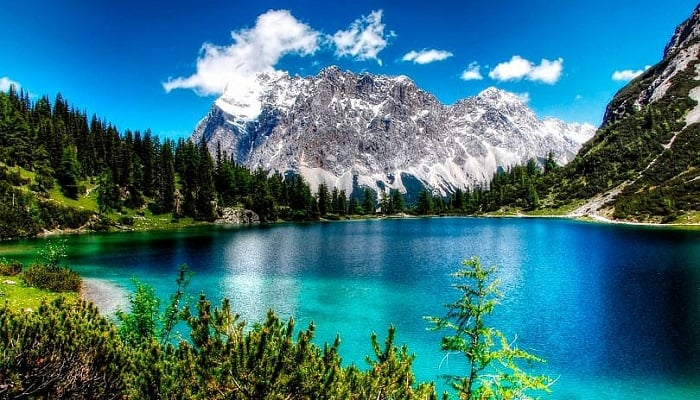
#> input picture computer-vision/course/data/image.jpg, 700 x 400 px
$ jupyter execute 3_sobel_canny_edge_detection.ipynb
#> lines starting #> are read from the running program, lines starting #| are printed output that depends on the picture
# 3. Sobel and Canny Edge Detection

## Table of Contents
1. [Libraries](#libraries)
2. [Sobel Edge Detection](#sobel)
3. [Canny Edge Detection](#canny)

## Importing Libraries <a class="anchor" id="libraries" ></a>

[cell 1]
import cv2
import skimage
import numpy as np
from scipy import ndimage
from skimage import exposure
from PIL import Image, ImageOps
import matplotlib.pyplot as plt
import matplotlib.image as mpimg
from scipy.ndimage.filters import convolve
from scipy.ndimage.filters import gaussian_filter as gauss
from scipy.ndimage.filters import median_filter as med

## Sobel Edge Detection <a class="anchor" id="sobel" ></a>

As a first step in extracting features, you will apply the Sobel edge detection algorithm. This finds regions of the image with large gradient values in multiple directions. Regions with high omnidirectional gradient are likely to be edges or transitions in the pixel values.

The code in the cell below applies the Sobel algorithm to the median filtered image, using these steps:

1. Convert the color image to grayscale for the gradient calculation since it is two dimensional.
2. Compute the gradient in the x and y (horizontal and vertical) directions.
3. Compute the magnitude of the gradient.
4. Normalize the gradient values.

[cell 2]
def edge_sobel(image):
    from scipy import ndimage
    import skimage.color as sc
    import numpy as np
    image = sc.rgb2gray(image) # Convert color image to gray scale
    dx = ndimage.sobel(image, 1)  # horizontal derivative
    dy = ndimage.sobel(image, 0)  # vertical derivative
    mag = np.hypot(dx, dy)  # magnitude
    mag *= 255.0 / np.amax(mag)  # normalize (Q&D)
    mag = mag.astype(np.uint8)
    return mag

[cell 3]
original_image = np.load('data/img.npy')
#> (reads computer-vision/course/data/img.npy from the repository)

img = skimage.util.random_noise(original_image)
plt.imshow(img)

[cell 4]
img_med = med(img, size=2)
img_edge = edge_sobel(img_med)
plt.imshow(img_edge, cmap="gray")

Now let's try with the more blurred gaussian filtered image.

[cell 5]
img_gauss = gauss(img, sigma=1)
plt.imshow(img_gauss)
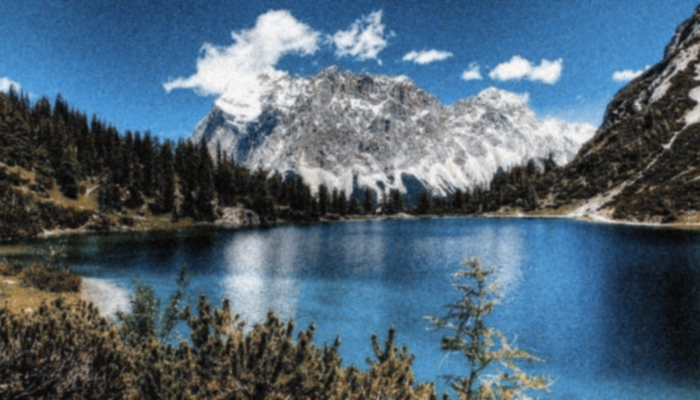
#> shown: shape (400, 700, 3) float64; mean R, G, B 0.315, 0.397, 0.461

[cell 6]
img_edge = edge_sobel(img_gauss)
plt.imshow(img_edge, cmap="gray")
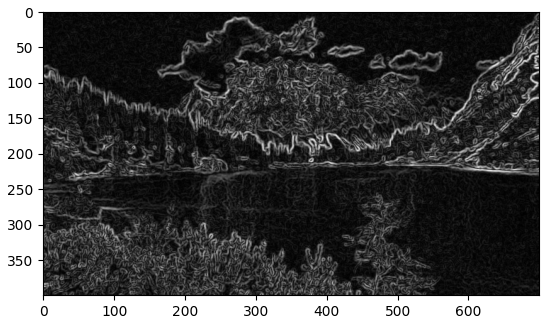
#> figure drawn by matplotlib, 1 panel

## Canny Edge Detection <a class="anchor" id="canny" ></a>

Steps:
1. Noise Reduction
2. Gradient Calculation
3. Non-maximum Supression
4. Double Threshold
5. Edge Tracking by Hysteresis

**Pre-requisite:** Convert the image to grayscale before algorithm.

[cell 7]
img = cv2.imread('data/image.jpg')
#> img is the input picture: shape (400, 700, 3); mean B, G, R 124.3, 112.9, 56.6

img_color = cv2.cvtColor(img, cv2.COLOR_BGR2RGB)
img_gray = cv2.cvtColor(img, cv2.COLOR_BGR2GRAY)
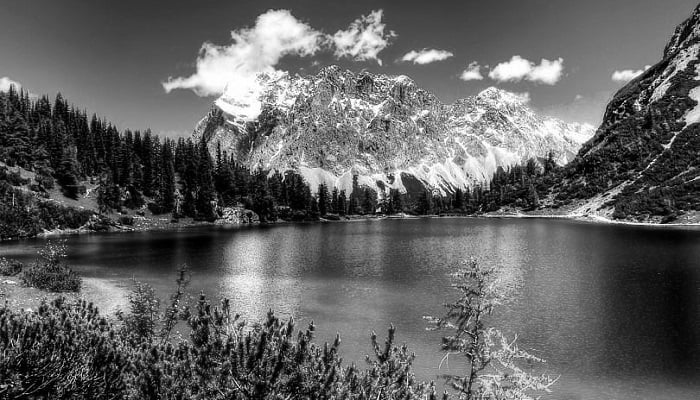
#> img_gray: shape (400, 700); min 0, max 255, mean 97.4

plt.figure(figsize=(15, 8))
plt.subplot(1, 2, 1)
plt.imshow(img_color)
plt.subplot(1, 2, 2)
plt.imshow(img_gray, cmap="gray")

### 1. Noise Reduction
Edge detection are highly sensitive to image noise due to the derivatives behind the algorithm.

We can apply a Gaussian Kernel, the size of the kernel depends on the expected blurring effect. The smaller the less blurring effect.

Equation for Gaussian Kernel of size $(2k+1) \times (2k+1)$

$$
H_{i, j} = \frac{1}{2\pi\sigma^2}exp(-\frac{(i-(k+1))^2 + (j-(k+1))^2}{2\sigma^2}); 1\leq i, j \leq (2k+1)
$$

[cell 8]
def gaussian_kernel(size, sigma=1):
    size = int(size) // 2
    x, y = np.mgrid[-size:size+1, -size:size+1]
    normal = 1 / (2.0 * np.pi * sigma**2)
    g =  np.exp(-((x**2 + y**2) / (2.0*sigma**2))) * normal
    return g

[cell 9]
img_gaussian = convolve(img_gray, gaussian_kernel(3, 10))
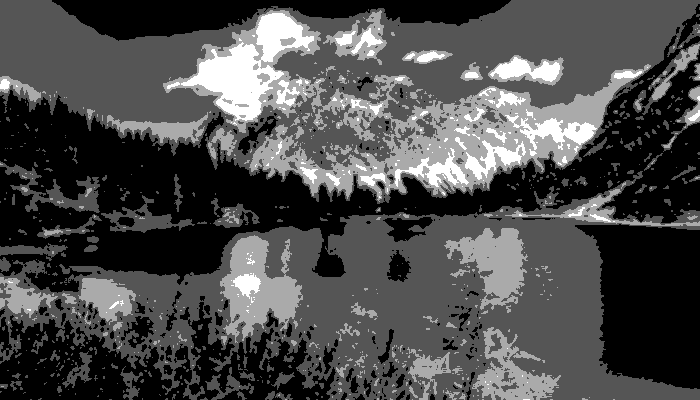
#> img_gaussian: shape (400, 700); min 0, max 3, mean 0.888; drawn with min black and max white

plt.figure(figsize=(15, 8))
plt.subplot(1, 2, 1)
plt.imshow(img_gray, cmap="gray")
plt.subplot(1, 2, 2)
plt.imshow(img_gaussian, cmap="gray")

### 2. Gradient Calculation

Edges correspond to a change of pixels intensity.

To detect it, the easiest way is to apply filters that highlight this intensity change in both directions:
- horizontal $(x)$
- and vertical $(y)$

It can be implemented by convoling $I$ with *Sobel kernels* $Kx$ and $Ky$

$$
K_x = \begin{bmatrix}
-1 & 0 & 1\\
-2 & 0 & 2\\
-1 & 0 & 1
\end{bmatrix}, K_y = \begin{bmatrix}
1 & 2& 1\\
0 & 0 & 0\\
-1 & -2 & -1
\end{bmatrix}
$$

Then, the magnitude $G$ and the slope $\theta$ of the gradient are calculated as follow:

$$
|G| = \sqrt{I_x^2 + I_y^2},
\theta(x, y) = arctan(\frac{I_y}{I_x})
$$

[cell 10]
def sobel_filters(img):
    Kx = np.array([[-1, 0, 1], [-2, 0, 2], [-1, 0, 1]], np.float32)
    Ky = np.array([[1, 2, 1], [0, 0, 0], [-1, -2, -1]], np.float32)

    Ix = ndimage.filters.convolve(img, Kx)
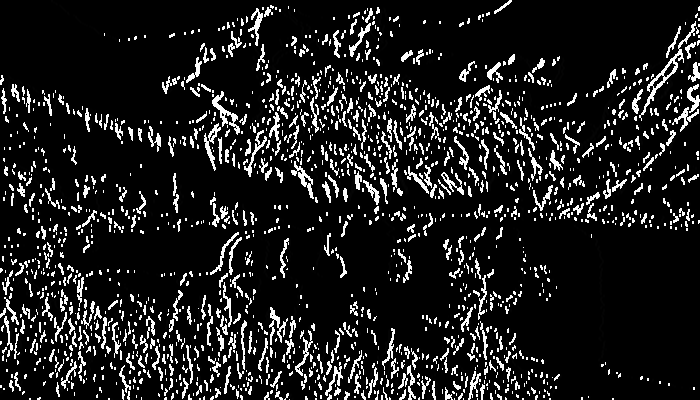
#> Ix: shape (400, 700); min 0, max 255, mean 30.9
    Iy = ndimage.filters.convolve(img, Ky)
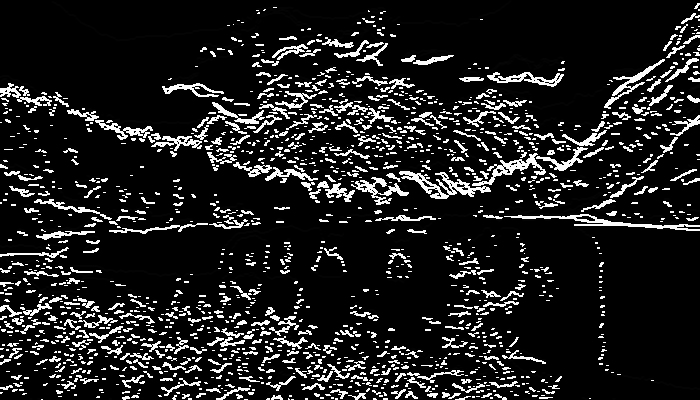
#> Iy: shape (400, 700); min 0, max 255, mean 32.1

    G = np.hypot(Ix, Iy)
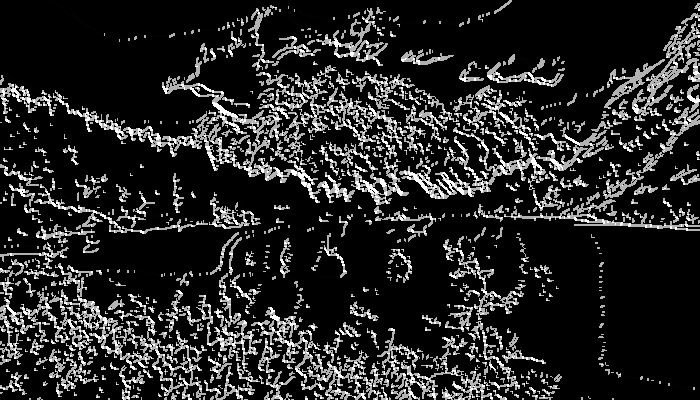
#> G: shape (400, 700) float16; min 0, max 360.5, mean 55.1; drawn with min black and max white
    G = G / G.max() * 255
    theta = np.arctan2(Iy, Ix)
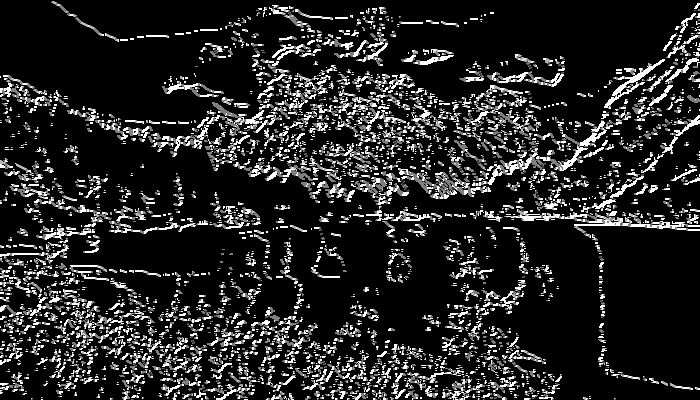
#> theta: shape (400, 700) float16; min 0, max 1.57, mean 0.231; drawn with min black and max white

    return (G, theta)

[cell 11]
G, theta = sobel_filters(img_gaussian)

plt.figure(figsize=(15, 8))
plt.subplot(1, 2, 1)
plt.imshow(img_gray, cmap="gray")
plt.subplot(1, 2, 2)
plt.imshow(G, cmap="gray")

### 3. Non-Maximum supression

1. Create a matrix initialized to 0 of the same size of the original gradient intensity matrix
2. Identify the edge direction based on the angle value from the angle matrix
3. Check if the pixel in the same direction has a higher intensity than the pixel that is currently processed
4. Return the image processed with the non-max suppression algorithm.

[cell 12]
def non_max_suppression(img, D):
    M, N = img.shape
#> M = 400; N = 700
    Z = np.zeros((M,N), dtype=np.int32)
    angle = D * 180. / np.pi
    angle[angle < 0] += 180


    for i in range(1,M-1):
        for j in range(1,N-1):
            try:
                q = 255
                r = 255

               #angle 0
                if (0 <= angle[i,j] < 22.5) or (157.5 <= angle[i,j] <= 180):
                    q = img[i, j+1]
                    r = img[i, j-1]
                #angle 45
                elif (22.5 <= angle[i,j] < 67.5):
                    q = img[i+1, j-1]
                    r = img[i-1, j+1]
                #angle 90
                elif (67.5 <= angle[i,j] < 112.5):
                    q = img[i+1, j]
                    r = img[i-1, j]
                #angle 135
                elif (112.5 <= angle[i,j] < 157.5):
                    q = img[i-1, j-1]
                    r = img[i+1, j+1]

                if (img[i,j] >= q) and (img[i,j] >= r):
                    Z[i,j] = img[i,j]
                else:
                    Z[i,j] = 0

            except IndexError as e:
                pass
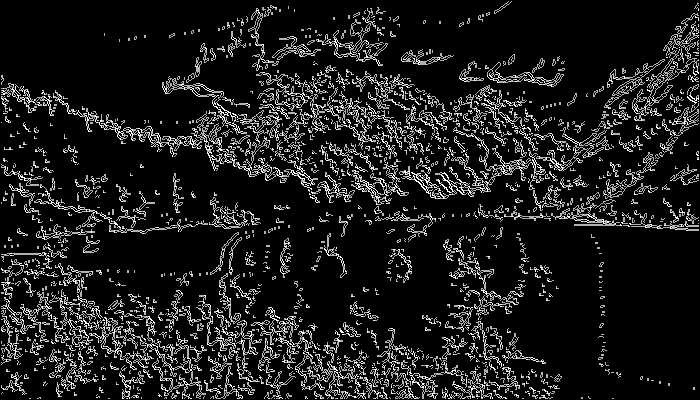
#> Z: shape (400, 700) int32; min 0, max 255, mean 27.9

    return Z

[cell 13]
img_nonmax = non_max_suppression(G, theta)

plt.figure(figsize=(15, 8))
plt.subplot(1, 2, 1)
plt.imshow(img_gray, cmap="gray")
plt.subplot(1, 2, 2)
plt.imshow(img_nonmax, cmap="gray")

### 4. Double threshold

- Strong pixels are pixels that have an intensity so high that we are sure they contribute to the final edge.
- Weak pixels are pixels that have an intensity value that is not enough to be considered as strong ones, but yet not small enough to be considered as non-relevant for the edge detection.
- Other pixels are considered as non-relevant for the edge.

[cell 14]
def threshold(img, lowThresholdRatio=0.05, highThresholdRatio=0.09):

#> called with lowThresholdRatio = 0.05, highThresholdRatio = 0.09
    highThreshold = img.max() * highThresholdRatio;
#> highThreshold = 22.95
    lowThreshold = highThreshold * lowThresholdRatio;
#> lowThreshold = 1.15

    M, N = img.shape
#> M = 400; N = 700
    res = np.zeros((M,N), dtype=np.int32)

    weak = np.int32(25)
    strong = np.int32(255)

    strong_i, strong_j = np.where(img >= highThreshold)
    zeros_i, zeros_j = np.where(img < lowThreshold)

    weak_i, weak_j = np.where((img <= highThreshold) & (img >= lowThreshold))
#> weak_i = 9421 values from 1 to 398; weak_j = 9421 values, max 698 at index 167, min 1 at index 3726, mean 331.1

    res[strong_i, strong_j] = strong
    res[weak_i, weak_j] = weak

    return (res)

[cell 15]
img_threshold = threshold(img_nonmax)
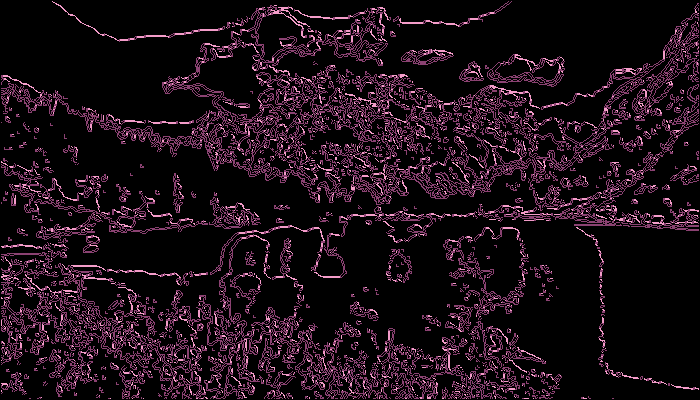
#> img_threshold: shape (400, 700) int32; 3 distinct labels, from 0 to 255; one colour per label, 0 black

plt.figure(figsize=(15, 8))
plt.subplot(1, 2, 1)
plt.imshow(img_gray, cmap="gray")
plt.subplot(1, 2, 2)
plt.imshow(img_threshold, cmap="gray")

### 5. Edge Tracking by Hysteresis

The hysteresis consists of transforming weak pixels into strong ones, if and only if at least one of the pixels around the one being processed is a strong one

[cell 16]
def hysteresis(img, weak = 75, strong=255):
#> called with weak = 75, strong = 255
    M, N = img.shape
#> M = 400; N = 700
    for i in range(1, M-1):
        for j in range(1, N-1):
            if (img[i,j] == weak):
                try:
                    if ((img[i+1, j-1] == strong) or (img[i+1, j] == strong) or (img[i+1, j+1] == strong)
                        or (img[i, j-1] == strong) or (img[i, j+1] == strong)
                        or (img[i-1, j-1] == strong) or (img[i-1, j] == strong) or (img[i-1, j+1] == strong)):
                        img[i, j] = strong
                    else:
                        img[i, j] = 0
                except IndexError as e:
                    pass
    return img
